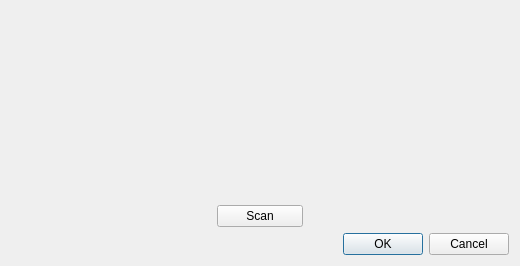
<?xml version="1.0" encoding="UTF-8"?>
<ui version="4.0">
 <class>Dialog</class>
 <widget class="QDialog" name="Dialog">
  <property name="geometry">
   <rect>
    <x>0</x>
    <y>0</y>
    <width>520</width>
    <height>266</height>
   </rect>
  </property>
  <property name="sizePolicy">
   <sizepolicy hsizetype="Fixed" vsizetype="Fixed">
    <horstretch>0</horstretch>
    <verstretch>0</verstretch>
   </sizepolicy>
  </property>
  <property name="windowTitle">
   <string>Calibration</string>
  </property>
  <layout class="QVBoxLayout" name="verticalLayout_2">
   <item>
    <layout class="QHBoxLayout" name="horizontalLayout_2">
     <property name="leftMargin">
      <number>0</number>
     </property>
     <property name="topMargin">
      <number>0</number>
     </property>
     <item>
      <widget class="QLabel" name="calibHighLabel">
       <property name="sizePolicy">
        <sizepolicy hsizetype="Preferred" vsizetype="Preferred">
         <horstretch>0</horstretch>
         <verstretch>0</verstretch>
        </sizepolicy>
       </property>
       <property name="minimumSize">
        <size>
         <width>200</width>
         <height>200</height>
        </size>
       </property>
       <property name="maximumSize">
        <size>
         <width>200</width>
         <height>200</height>
        </size>
       </property>
       <property name="text">
        <string/>
       </property>
       <property name="pixmap">
        <pixmap resource="../qrc/calib_high.qrc">:/app/icons/calib_high.png</pixmap>
       </property>
       <property name="scaledContents">
        <bool>true</bool>
       </property>
      </widget>
     </item>
     <item>
      <layout class="QVBoxLayout" name="verticalLayout_3">
       <property name="leftMargin">
        <number>0</number>
       </property>
       <item>
        <spacer name="verticalSpacer">
         <property name="orientation">
          <enum>Qt::Vertical</enum>
         </property>
         <property name="sizeHint" stdset="0">
          <size>
           <width>20</width>
           <height>40</height>
          </size>
         </property>
        </spacer>
       </item>
       <item>
        <layout class="QHBoxLayout" name="horizontalLayout">
         <property name="rightMargin">
          <number>0</number>
         </property>
         <item>
          <widget class="QPushButton" name="pushButtonScan">
           <property name="text">
            <string>Scan</string>
           </property>
          </widget>
         </item>
        </layout>
       </item>
      </layout>
     </item>
     <item>
      <widget class="QLabel" name="calibLowLabel">
       <property name="sizePolicy">
        <sizepolicy hsizetype="Preferred" vsizetype="Preferred">
         <horstretch>0</horstretch>
         <verstretch>0</verstretch>
        </sizepolicy>
       </property>
       <property name="minimumSize">
        <size>
         <width>200</width>
         <height>200</height>
        </size>
       </property>
       <property name="maximumSize">
        <size>
         <width>200</width>
         <height>200</height>
        </size>
       </property>
       <property name="text">
        <string/>
       </property>
       <property name="pixmap">
        <pixmap resource="../qrc/calib_low_tiny.qrc">:/app/icons/calib_low_tiny.png</pixmap>
       </property>
       <property name="scaledContents">
        <bool>true</bool>
       </property>
      </widget>
     </item>
    </layout>
   </item>
   <item>
    <widget class="QDialogButtonBox" name="buttonBox">
     <property name="orientation">
      <enum>Qt::Horizontal</enum>
     </property>
     <property name="standardButtons">
      <set>QDialogButtonBox::Cancel|QDialogButtonBox::Ok</set>
     </property>
    </widget>
   </item>
  </layout>
 </widget>
 <resources>
  <include location="../qrc/calib_low_tiny.qrc"/>
  <include location="../qrc/calib_high.qrc"/>
 </resources>
 <connections>
  <connection>
   <sender>buttonBox</sender>
   <signal>accepted()</signal>
   <receiver>Dialog</receiver>
   <slot>accept()</slot>
   <hints>
    <hint type="sourcelabel">
     <x>248</x>
     <y>254</y>
    </hint>
    <hint type="destinationlabel">
     <x>157</x>
     <y>274</y>
    </hint>
   </hints>
  </connection>
  <connection>
   <sender>buttonBox</sender>
   <signal>rejected()</signal>
   <receiver>Dialog</receiver>
   <slot>reject()</slot>
   <hints>
    <hint type="sourcelabel">
     <x>316</x>
     <y>260</y>
    </hint>
    <hint type="destinationlabel">
     <x>286</x>
     <y>274</y>
    </hint>
   </hints>
  </connection>
 </connections>
</ui>
